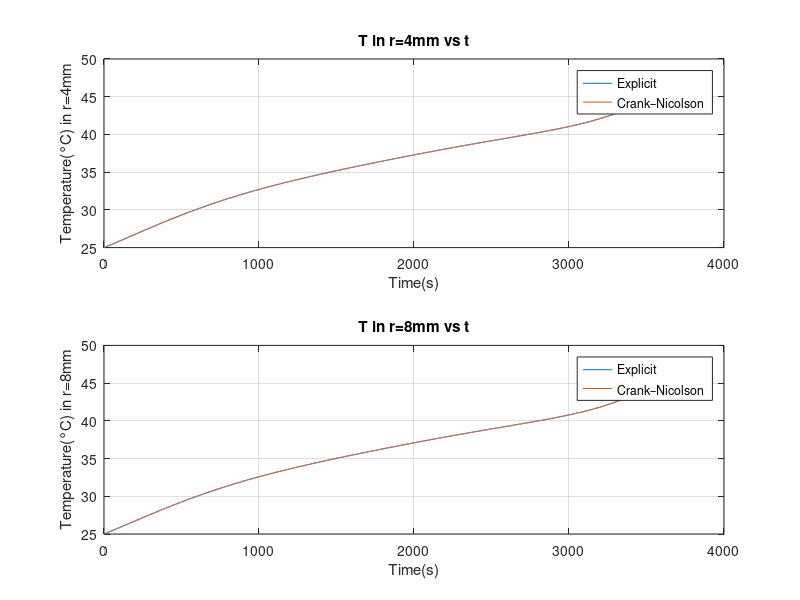

MATLAB code to generate this figure: (Note: this script raises an error after producing the figure.)
clc
clear
%% Data
s = @(t) 59116.31 + 58.03 * t - 0.138 * t^2 + 1.102 * 10^-4 * t^3 - 3.751 * 10^-8 * t^4 + 4.683 * 10^-12 * t^5;
Timbient = 25;
h = 10;
R = 9 * 10^-3;
Ru = 2939;
k = 1.6;
cp = 2400;
a = 2.268 * 10^-7;
r1 = 4 * 10^-3;
r2 = 8 * 10^-3;
t1 = 900;
t2 = 1800;
t3 = 3600;
dr = 0.5 * 10^-3;
dt = 0.25;
tmax = 3600;
m = round(R/dr);
n = round(tmax/dt);
A = zeros(n + 1, m + 1);
Z = zeros(n + 1, m + 1);
K = (a * dt) / dr^2;
t = 0:dt:tmax;
redius = 0:dr:R;
%% Explicit
A(1,: ) = Timbient;
for p = 2 : n + 1
    for i = 1 : m + 1
        if i == 1
            A(p, i) = ((a * dt) / k) * s((p - 1 - 1) * dt) + (1 - 4 * K) * A(p - 1, i) + (4 * K) * A(p - 1, i + 1);
        elseif 1 < i && i < m + 1
            A(p, i) = ((a * dt) / k) * s((p - 1 - 1) * dt) + (K - K/(2 * (i - 1))) * A(p - 1, i - 1) + (1 - 2 * K) * A(p - 1, i) + (K + K/(2 * (i - 1))) * A(p - 1, i + 1);
        elseif i == m  + 1
            A(p, i) = ((a * dt) / k) * s((p - 1 - 1) * dt) + (K + K/(2*(i-1))) * ((2 * h * dr * Timbient)/k) + (2 * K) * A(p - 1, i -1) + (1 - 2 * K + (K + K/(2*(i-1))) * ((-2 * h * dr)/k)) * A(p - 1, i);
        end
    end
end
%% Crank–Nicolson
Z(1,: ) = Timbient;
C = zeros(m + 1 , m + 1);
D = zeros(m + 1, 1);
for p = 2 : n + 1
    for i = 1 : m + 1
       if i == 1
            C(1 , 1) = 1 + 2 * K;
            C(1 , 2) = -2 * K;
            D(1, 1) = ((a * dt) / (2 * k)) * (s((p - 1 - 1) * dt) + s((p - 1) * dt)) + (1 -2 * K) * Z(p - 1, i) + (2 * K) * Z(p - 1, i + 1); 
       elseif i > 1 && i < m + 1
            C(i , i - 1) = K/(4 * (i - 1)) - K/2;
            C(i , i) = 1 + K;
            C(i, i + 1) = -1 * (K/2) -1 * (K /(4 * (i - 1)));
            D(i, 1) = ((a * dt) / (2 * k)) * (s((p - 1 - 1) * dt) + s((p - 1) * dt)) + ((K/2) -1 * (K /(4 * (i - 1)))) * Z(p - 1, i - 1) + (1 - K) * Z(p - 1, i) + ((K/(4 * (i - 1))) + (K/2)) * Z(p - 1, i + 1);
       elseif i == m + 1
            C(m + 1 , m) = -1 * K;
            C(m + 1  , m + 1) = 1 + K + (-1 * K/2 -1 * K/(4*(i-1))) * ((-2 * h * dr)/k);
            D(m + 1, 1) = ((a * dt) / (2 * k)) * (s((p - 1 - 1) * dt) + s((p - 1) * dt)) + (K + K/(2*(i-1))) * ((2 * h * dr * Timbient)/k) + K * Z(p - 1, i -1) + (1 - 1 * K + (K/2 + K/(4*(i-1))) * ((-2 * h * dr)/k)) * Z(p - 1, i);
       end
    end
    B = C \ D;
    Z(p, : ) = B;
end
%% Plotting T vs t
figure('Name', 'Question 2', 'NumberTitle', 'off')
subplot(2, 1, 1)
plot(t, A( : , r1/dr + 1))
grid on
xlabel('Time(s)')
ylabel('Temperature(°C) in r=4mm')
title('T in r=4mm vs t')
hold on
plot(t, Z( : , r1/dr + 1))
grid on
legend('Explicit', 'Crank–Nicolson')
subplot(2, 1, 2)
plot(t, A( : , r2/dr + 1))
grid on
xlabel('Time(s)')
ylabel('Temperature(°C) in r=8mm')
title('T in r=8mm vs t')
hold on
plot(t, Z( : , r2/dr + 1))
grid on
legend('Explicit', 'Crank–Nicolson')
%% Table for selected points
Time = [900, 1800, 3600];
q = [A(t1/dt + 1, r1/dr + 1), A(t2/dt + 1, r1/dr + 1), A(t3/dt + 1, r1/dr + 1)];
r = [Z(t1/dt + 1, r1/dr + 1), Z(t2/dt + 1, r1/dr + 1), Z(t3/dt + 1, r1/dr + 1)];
s = [A(t1/dt + 1, r2/dr + 1), A(t2/dt + 1, r2/dr + 1), A(t3/dt + 1, r2/dr + 1)];
u = [Z(t1/dt + 1, r2/dr + 1), Z(t2/dt + 1, r2/dr + 1), Z(t3/dt + 1, r2/dr + 1)];
T = table(Time', q', r', s', u', 'VariableNames', {'Time', 'r=4mm(Explicit)', 'r=4mm(Crank–Nicolson)', 'r=8mm(Explicit)', 'r=8mm(Crank–Nicolson)'});
disp(T)
